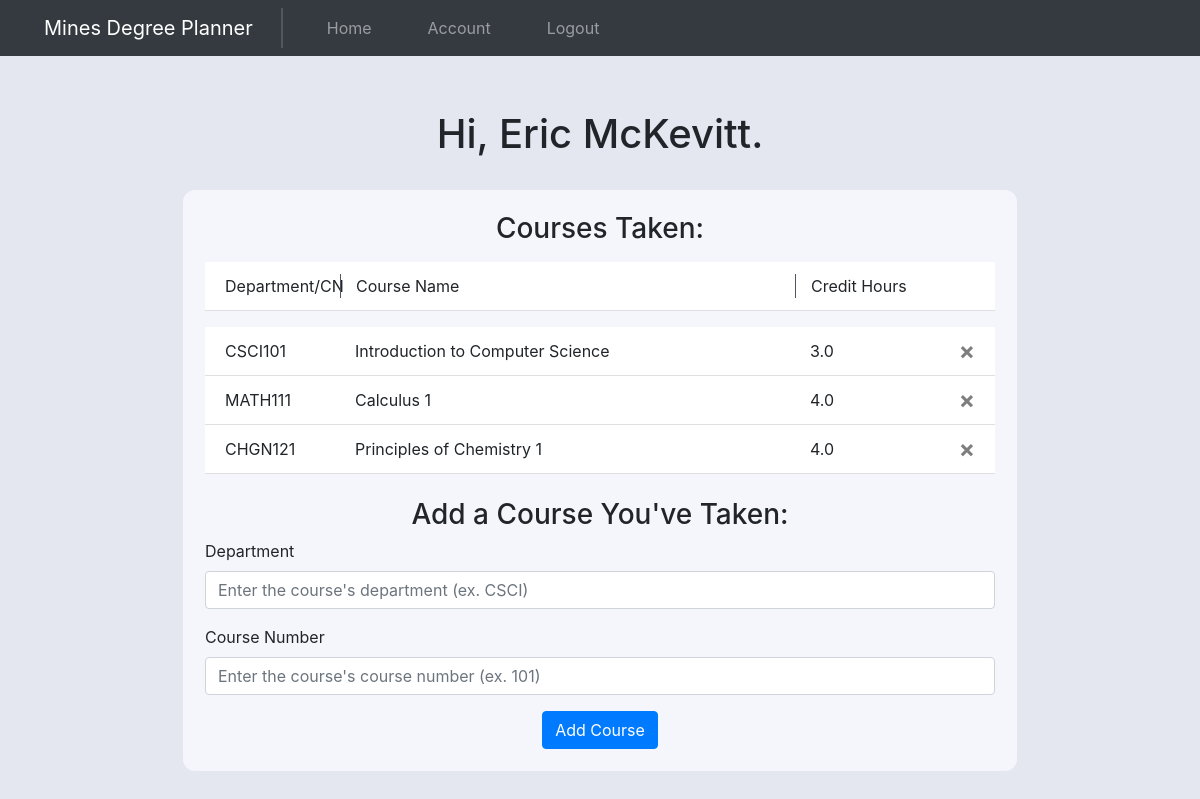
Page /account (signed in) on the committed database.
### website/models.py (models this page shows)
class User(db.Model, UserMixin):
    id = db.Column(db.Integer, primary_key=True)
    cwid = db.Column(db.Integer, unique=True)
    email = db.Column(db.String(150), unique=True)
    password = db.Column(db.String(150))
    first_name = db.Column(db.String(150))
    last_name = db.Column(db.String(150))
    courses = db.relationship('Course')

class Course(db.Model):
    id = db.Column(db.Integer, primary_key=True)
    department = db.Column(db.String(4))
    course_number = db.Column(db.String(3))
    course_name = db.Column(db.String(500))
    credit_hours = db.Column(db.String(10))
    user_id = db.Column(db.Integer, db.ForeignKey('user.id'))

### website/views.py (the view, shortened to what this page needs)
@views.route('/account', methods=['GET', 'POST'])
@login_required
def account():
    return render_template("account.html", user=current_user)

### website/__init__.py (called while the page is built)
def create_app():
    app = Flask(__name__)
    app.config['SECRET_KEY'] = 'josiefnapwpawoj'
    app.config['SQLALCHEMY_DATABASE_URI'] = f'sqlite:///{DB_NAME}'
    db.init_app(app)
    from .views import views
    from .auth import auth
    app.register_blueprint(views, url_prefix="/")
    app.register_blueprint(auth, url_prefix="/")
    from .models import User, Course
    create_database(app)
    login_manager = LoginManager()
    login_manager.login_view = 'auth.login'
    login_manager.init_app(app)
    @login_manager.user_loader
    def load_user(id):
        return User.query.get(int(id))
    return app

### website/templates/account.html (shortened to what this page needs)
{% extends "base.html" %} {% block title %}Account{% endblock %} {% block
content%}
<br />
<h1 style="text-align: center">Hi, {{user.first_name}} {{user.last_name}}.</h1>
<br />
<section class="courses-section">
    {% if user.courses %}
    <h3 align="center">Courses Taken:</h3>
    <ul
        class="list-group list-group-flush courses-taken-list"
        id="notes_titles"
    >
        <li class="list-group-item courses-taken-column-names">
            <div class="row">
                <div class="col-sm-2">Department/CN</div>
                <div class="col-md-7">Course Name</div>
                <div class="col-sm-2">Credit Hours</div>
                <div class="col-sm-1"></div>
            </div>
        </li>
    </ul>
    {% endif %}
    <ul class="list-group list-group-flush courses-taken-list" id="notes">
        {% for course in user.courses %}
        <li class="list-group-item">
            <div class="row">
                <div class="col-sm-2">
                    {{course.department}}{{course.course_number}}
                </div>
                <div class="col-md-7">{{course.course_name}}</div>
                <div class="col-sm-2">{{course.credit_hours}}</div>
                <div class="col-sm-1">
                    <button
                        type="button"
                        class="close"
                        onClick="deleteCourse({{ course.id }})"
                    >
                        <span aria-hidden="true">&times;</span>
                    </button>
                </div>
            </div>
        </li>
        {% endfor %}
    </ul>
    <br />
    <form method="POST">
        <h3 align="center">Add a Course You've Taken:</h3>
        <div class="form-group">
            <label for="department">Department</label>
            <input
                type="text"
                class="form-control"
                id="department"
                name="department"
                placeholder="Enter the course's department (ex. CSCI)"
            />
        </div>
        <div class="form-group">
            <label for="course_number">Course Number</label>
            <input
                type="text"
                class="form-control"
                id="course_number"
                name="course_number"
                placeholder="Enter the course's course number (ex. 101)"
            />
        </div>
        <div align="center">
            <button type="submit" class="btn btn-primary">Add Course</button>
        </div>
    </form>
</section>
{% endblock %}

### website/templates/base.html (shortened to what this page needs)
<!DOCTYPE html>
<html lang="en">
    <head>
        <link
            rel="stylesheet"
            href="https://stackpath.bootstrapcdn.com/bootstrap/4.4.1/css/bootstrap.min.css"
        />
        <link
            rel="stylesheet"
            href="https://stackpath.bootstrapcdn.com/font-awesome/4.7.0/css/font-awesome.min.css"
        />
        <link rel="stylesheet" href="../static/style.css" />
    </head>
    <body>
        <nav class="navbar navbar-expand-lg navbar-dark bg-dark">
            <a
                class="navbar-brand nav-item-padding navbar-title"
                href="/"
                id="nav-title"
                >Mines Degree Planner</a
            >
            <div class="collapse navbar-collapse" id="navbar">
                <div class="navbar-nav">
                    {% if user.is_authenticated %}
                    <a
                        href="/"
                        class="nav-item nav-link nav-item-padding"
                        id="home"
                        >Home</a
                    >
                    <a
                        href="/account"
                        class="nav-item nav-link nav-item-padding"
                        id="account"
                        >Account</a
                    >
                    <a
                        href="/logout"
                        class="nav-item nav-link nav-item-padding"
                        id="logout"
                        >Logout</a
                    >
                    {% endif %}
                </div>
            </div>
        </nav>
        <div class="container-sm" id="main-container">
            {% block content %} {% endblock %}
        </div>
    </body>
</html>

### website/static/style.css (style rules this page uses)
:root { --very-light-blue: #f5f6fb; --darker-color: #e4e6f0; }
body { background-color: var(--darker-color); }
.navbar-title { border-right: #515662 0px solid; transition-duration: 300ms !important; }
.nav-item-padding { padding-left: 28px !important; padding-right: 28px !important; }
body { display: flex; flex-direction: column; }
#main-container { padding-top: 30px; margin: auto !important ; align-self: center; justify-self: center; }
.courses-section { padding: 22px; border-radius: 12px; background-color: var(--very-light-blue); }
.courses-taken-list { margin-top: 16px; }
.courses-taken-column-names .row :not(:last-child) { border-left: 1px solid #515662; }
.courses-taken-column-names .row :first-child { border-left: none; }
@media screen and (min-width: 576px) { #main-container { width: 72%; } }
@media screen and (min-width: 992px) { .navbar-title { border-right: #515662 2px solid; transition-duration: 300ms !important; } }

### rows in the picture
User: first_name "Eric", last_name "McKevitt"
Course: department "CSCI", course_number "101", course_name "Introduction to Computer Science", credit_hours "3.0"
Course: department "MATH", course_number "111", course_name "Calculus 1", credit_hours "4.0"
Course: department "CHGN", course_number "121", course_name "Principles of Chemistry 1", credit_hours "4.0"
